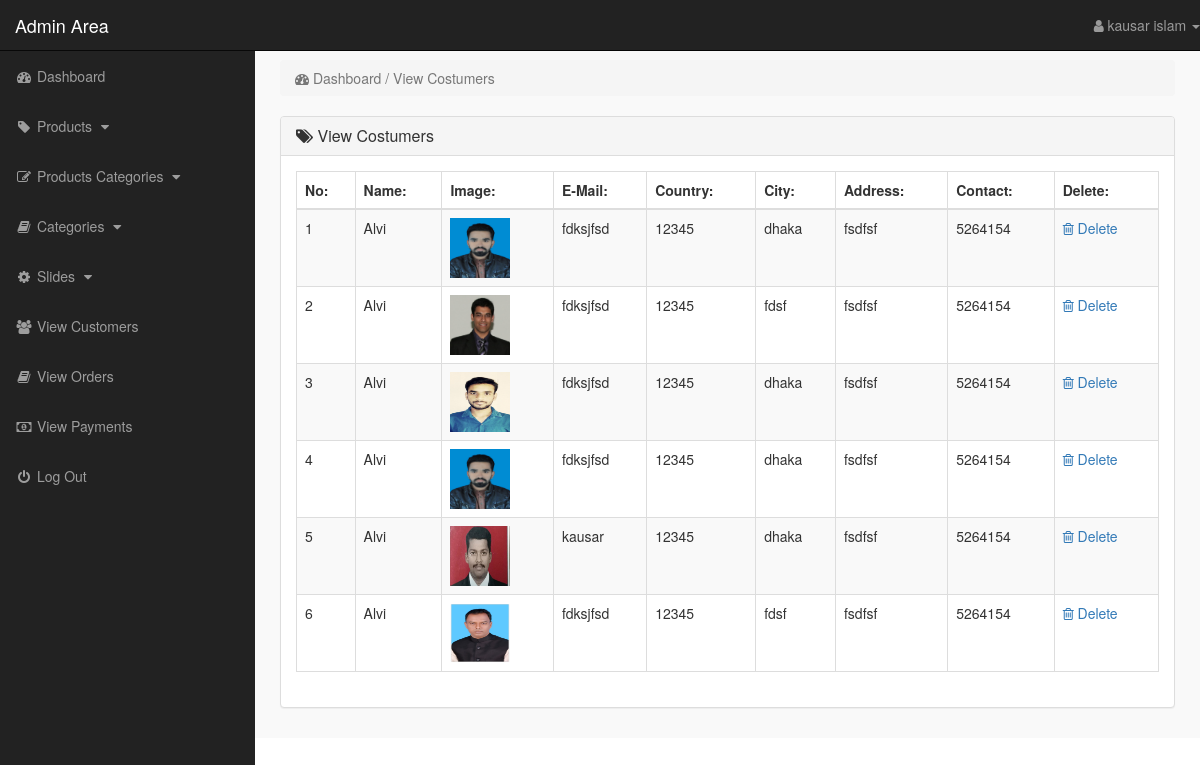
Page /admin_area/index.php?view_customers (signed in) on the committed database.
### tables this page shows
CREATE TABLE `customers` (
  `customer_id` int(10) NOT NULL,
  `customer_name` varchar(255) NOT NULL,
  `customer_email` varchar(255) NOT NULL,
  `customer_pass` varchar(255) NOT NULL,
  `customer_country` text NOT NULL,
  `customer_city` text NOT NULL,
  `customer_contact` varchar(255) NOT NULL,
  `customer_address` text NOT NULL,
  `customer_image` text NOT NULL,
  `customer_ip` varchar(255) NOT NULL
);

### admin_area/view_customers.php (the view)
<?php
    if(!isset($_SESSION['admin_email'])){
        echo "<script>window.open('login.php','_self')</script>";
    }else{
?>
<div class="row">
    <div class="col-lg-12">
        <ol class="breadcrumb">
            <li class="active">
                <i class="fa fa-dashboard"></i> Dashboard / View Costumers
            </li>
        </ol>
    </div>
</div>
<div class="row">
    <div class="col-lg-12">
        <div class="panel panel-default">
            <div class="panel-heading">
               <h3 class="panel-title">
                   <i class="fa fa-tags"></i>  View Costumers
               </h3>
            </div>
            <div class="panel-body">
                <div class="table-responsive">
                    <table class="table table-striped table-bordered table-hover">
                        <thead>
                            <tr>
                                <th> No: </th>
                                <th> Name: </th>
                                <th> Image: </th>
                                <th> E-Mail: </th>
                                <th> Country: </th>
                                <th> City: </th>
                                <th> Address: </th>
                                <th> Contact: </th>
                                <th> Delete: </th>
                            </tr>
                        </thead>
                        <tbody>
                            <?php
                                $i=0;
                                $get_c = "select * from customers";
                                $run_c = mysqli_query($con,$get_c);
                                while($row_c=mysqli_fetch_array($run_c)){
                                    $c_id = $row_c['customer_id'];
                                    $c_name = $row_c['customer_name'];
                                    $c_img = $row_c['customer_image'];
                                    $c_email = $row_c['customer_email'];
                                    $c_country = $row_c['customer_country'];
                                    $c_city = $row_c['customer_city'];
                                    $c_address = $row_c['customer_address'];
                                    $c_contact = $row_c['customer_contact'];
                                    $i++;
                            ?>
                            <tr>
                                <td> <?php echo $i; ?> </td>
                                <td> <?php echo $c_name; ?> </td>
                                <td> <img src="../customer/customer_images/<?php echo $c_img; ?>" width="60" height="60"></td>
                                <td> <?php echo $c_email; ?> </td>
                                <td> <?php echo $c_country; ?></td>
                                <td> <?php echo $c_city; ?> </td>
                                <td> <?php echo $c_address ?> </td>
                                <td> <?php echo $c_contact ?> </td>
                                <td>
                                     <a href="index.php?delete_customer=<?php echo $c_id; ?>">
                                        <i class="fa fa-trash-o"></i> Delete
                                     </a>
                                </td>
                            </tr>
                            <?php } ?>
                        </tbody>
                    </table>
                </div>
            </div>
        </div>
    </div>
</div>
<?php } ?>

### admin_area/includes/sidebar_stuff.php (shortened to what this page needs)
<?php
    if(!isset($_SESSION['admin_email'])){
        echo "<script>window.open('login.php','_self')</script>";
    }else{
?>
<nav class="navbar navbar-inverse navbar-fixed-top">
    <div class="navbar-header">
        <a href="index.php?dashboard" class="navbar-brand">Admin Area</a>
    </div>
    <ul class="nav navbar-right top-nav">
        <li class="dropdown">
            <a href="#" class="dropdown-toggle" data-toggle="dropdown">
                <i class="fa fa-user"></i> <?php echo $admin_name; ?> <b class="caret"></b>
            </a>
        </li>
    </ul>
    <div class="collapse navbar-collapse navbar-ex1-collapse">
        <ul class="nav navbar-nav side-nav">
            <li>
                <a href="index.php?dashboard">
                        <i class="fa fa-fw fa-dashboard"></i> Dashboard
                </a>
            </li>
            <li>
                <a href="#" data-toggle="collapse" data-target="#products">
                        <i class="fa fa-fw fa-tag"></i> Products
                        <i class="fa fa-fw fa-caret-down"></i>
                </a>
            </li>
            <li>
                <a href="#" data-toggle="collapse" data-target="#p_cat">
                        <i class="fa fa-fw fa-edit"></i> Products Categories
                        <i class="fa fa-fw fa-caret-down"></i>
                </a>
            </li>
            <li>
                <a href="#" data-toggle="collapse" data-target="#cat">
                        <i class="fa fa-fw fa-book"></i> Categories
                        <i class="fa fa-fw fa-caret-down"></i>
                </a>
            </li>
            <li>
                <a href="#" data-toggle="collapse" data-target="#slides">
                        <i class="fa fa-fw fa-gear"></i> Slides
                        <i class="fa fa-fw fa-caret-down"></i>
                </a>
            </li>
            <li>
                <a href="index.php?view_customers">
                    <i class="fa fa-fw fa-users"></i> View Customers
                </a>
            </li>
            <li>
                <a href="index.php?view_orders">
                    <i class="fa fa-fw fa-book"></i> View Orders
                </a>
            </li>
            <li>
                <a href="index.php?view_payments">
                    <i class="fa fa-fw fa-money"></i> View Payments
                </a>
            </li>
            <li>
                <a href="logout.php">
                    <i class="fa fa-fw fa-power-off"></i> Log Out
                </a>
            </li>
        </ul>
    </div>
</nav>
<?php } ?>

### admin_area/css/style.css (style rules this page uses)
body { margin-top: 100px; }
@media (min-width: 768px) { body { margin-top: 50px; } }
.top-nav { 0 15px; }
.top-nav>li { float: left; display: inline-block; }
.top-nav>li>a { color: #999999; line-height: 20px; padding-top: 15px; padding-bottom: 15px; }
@media (min-width: 768px) { .side-nav { position: fixed; top: 51px; bottom: 0; width: 255px; overflow-y: auto; overflow-x: hidden; background-color: #222222; padding-bottom: 40px; border-radius: 0; } }
@media (min-width: 768px) { .side-nav>li>a { width: 255px; } }
.panel-body { border-radius: 5px; }

### rows in the picture
customers: customer_name "Alvi", customer_image (picture), customer_email "fdksjfsd", customer_country "12345", customer_city "dhaka", customer_address "fsdfsf", customer_contact "5264154"
customers: customer_name "Alvi", customer_image (picture), customer_email "fdksjfsd", customer_country "12345", customer_city "fdsf", customer_address "fsdfsf", customer_contact "5264154"
customers: customer_name "Alvi", customer_image (picture), customer_email "fdksjfsd", customer_country "12345", customer_city "dhaka", customer_address "fsdfsf", customer_contact "5264154"
customers: customer_name "Alvi", customer_image (picture), customer_email "fdksjfsd", customer_country "12345", customer_city "dhaka", customer_address "fsdfsf", customer_contact "5264154"
customers: customer_name "Alvi", customer_image (picture), customer_email "kausar", customer_country "12345", customer_city "dhaka", customer_address "fsdfsf", customer_contact "5264154"
customers: customer_name "Alvi", customer_image (picture), customer_email "fdksjfsd", customer_country "12345", customer_city "fdsf", customer_address "fsdfsf", customer_contact "5264154"

### other values in the picture
$admin_name "kausar islam"
